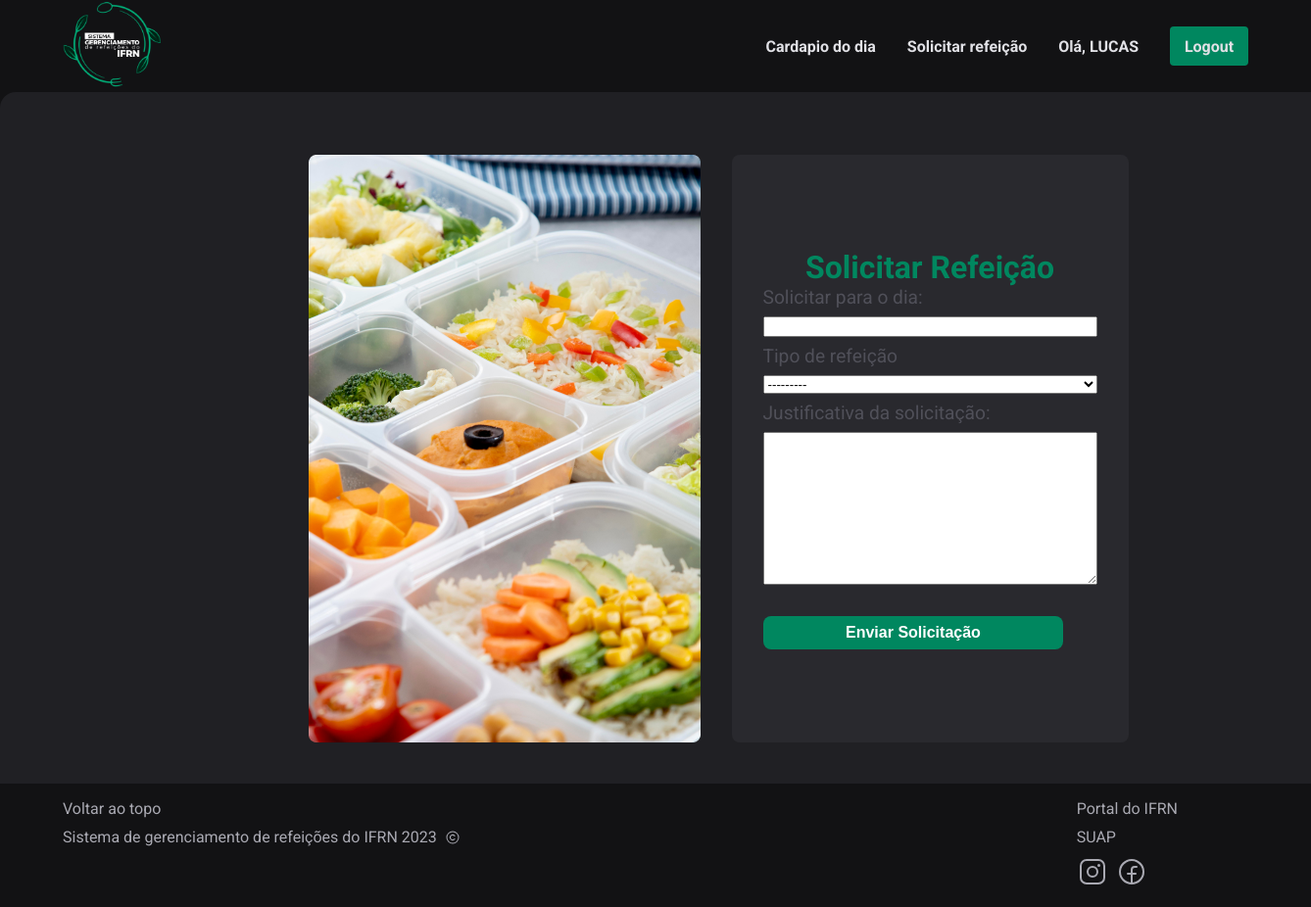
The page /meal/request-snack (signed in) on the database as committed earlier.
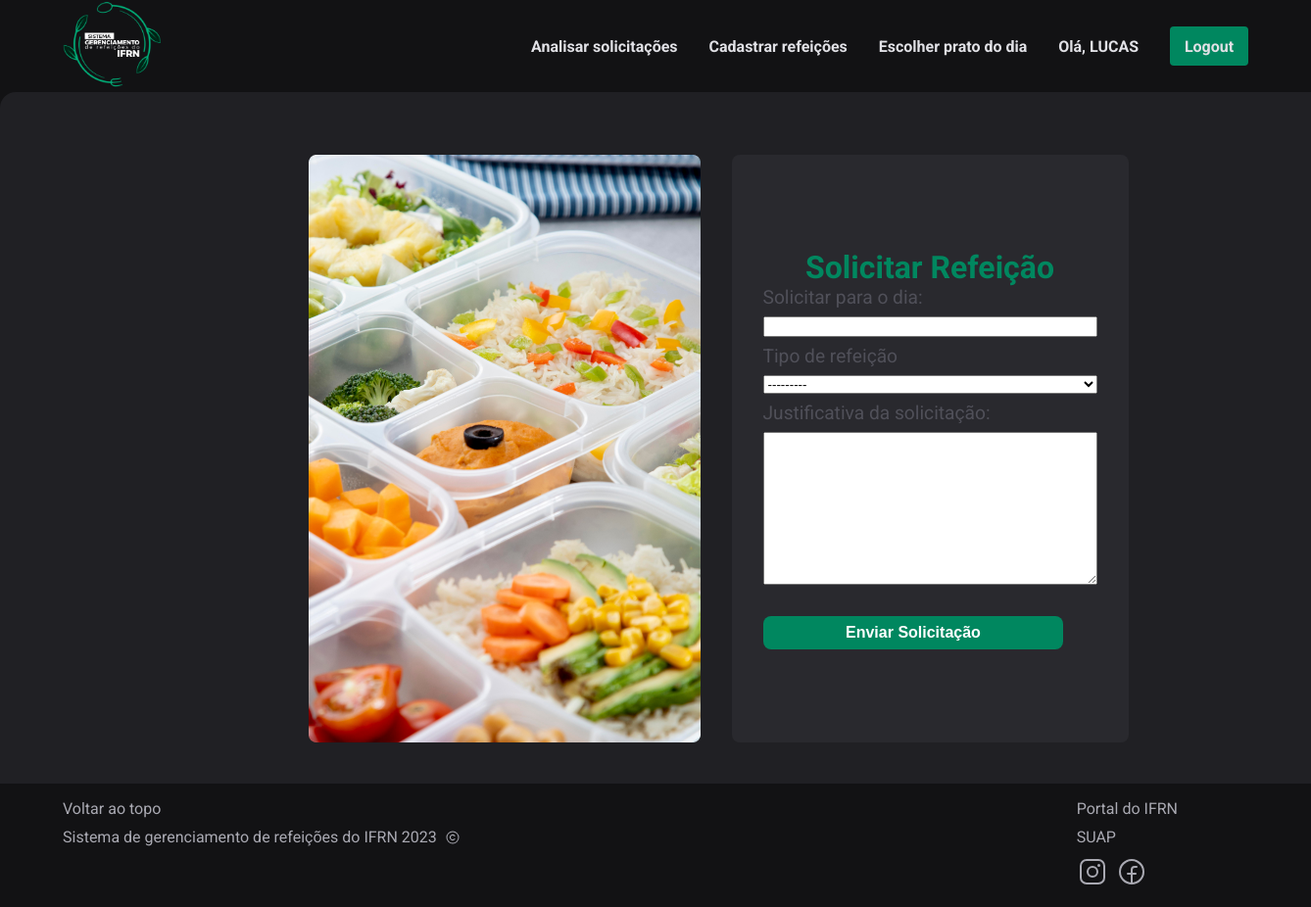
The same page on the database as committed later.
### apps/core/views.py (the view)
# urls.py: path("meal/request-snack", request_snack_view, name="request-snack"),
def request_snack_view(request):
    if request.method == 'POST':
        form = RequestSnackForm(request.POST)
        form.instance.created_by = request.user
        form.instance.status = "pendente"
        try:
            form.instance.data = datetime.strptime(form.data['data'], '%d/%m/%Y').strftime('%Y-%m-%d')
        except ValueError:
            messages.error(request, 'Formato de data inválido. Use o formato DD/MM/AAAA.')
            return render(request, 'request-snack.html', {'form': form})
        existing_request = RequestSnack.objects.filter(
            student_registration=request.user.username,
            data=form.instance.data,
            type=form.data['type']
        )
        if existing_request.exists():
            messages.error(request, 'Você já fez uma solicitação para esta data, por favor escolha outra data.')
        elif form.is_valid():
            form.instance.student_name = request.user.first_name + " " + request.user.last_name
            form.instance.student_registration = request.user.username
            form.instance.student_email = request.user.email
            form.save()
            return redirect('index')
        else:
            messages.error(request, 'Formulário inválido. Corrija os erros abaixo.')
            print(form.errors)
    else:
        form = RequestSnackForm()
    return render(request, 'request-snack.html', {'form': form})

### apps/core/forms.py
class RequestSnackForm(forms.ModelForm):
    class Meta:
        model = RequestSnack
        fields = '__all__'
    def __init__(self, *args, **kwargs):
        super(RequestSnackForm, self).__init__(*args, **kwargs)
        self.fields['student_name'].required = False
        self.fields['student_registration'].required = False
        self.fields['student_email'].required = False

### apps/core/templates/request-snack.html (shortened to what this page needs)
{% extends "base.html" %} {% load static %} {% block content %}
<div class="ContainerRequest">
  <div class="ContainerContent">
    <div class="ContainerAlign">
      <img src="{% static 'img/imgLunch.png' %}" alt="" />
      <div class="ContainerTxtRequest">
        <h1>Solicitar Refeição</h1>
        <form method="post" class="formulario">
          <label for="data" name="data">Solicitar para o dia:</label>
          {{ form.data }}
          <label for="type" name="type">Tipo de refeição</label>
          {{form.type}}
          <label for="justification" name="justification"
            >Justificativa da solicitação:</label
          >
          {{ form.justification }}
          {% if not user.is_anonymous %}
          <input type="submit" value="Enviar Solicitação" id="request-button" />
          {% endif %}
        </form>
      </div>
    </div>
  </div>
</div>
{% endblock %}

### apps/core/templates/base.html (shortened to what this page needs)
{% load static %}
<!DOCTYPE html>
<html lang="pt-br">
  <head>
    <link rel="stylesheet" href="{% static 'css/base.css' %}" />
    <link rel="stylesheet" href="{% static 'css/home.css' %}" />
    <link rel="stylesheet" href="{% static 'css/todayMenu.css' %}" />
    <link rel="stylesheet" href="{% static 'css/request.css' %}" />
    <link rel="stylesheet" href="{% static 'css/allRequest.css' %}" />
    <link rel="stylesheet" href="{% static 'css/formToCreateMeal.css' %}" />
    <link rel="stylesheet" href="{% static 'css/select-dish.css' %}" />
  </head>
  <body class="body">
    <header class="header" id="header">
      <a href="/">
        <img
          src="{% static 'img/logo.png' %}"
          alt="logo do gerenciamneto de refeição"
        />
      </a>
      <nav class="navBar">
        {% if not user.coordenator and not user.chef %}
          <a href="{% url 'todayMenu' %}">Cardapio do dia</a>
          <a href="{% url 'request-snack' %}">Solicitar refeição</a>
        {% endif %}
        {% if user.coordenator %}
          <a href="{% url 'all-request-meal' %}">Analisar solicitações</a>
        {% endif %}
        {% if user.chef %}
          <a href="{% url 'create-meal' %}">Cadastrar refeições</a>
          <a href="{% url 'select-dish' %}">Escolher prato do dia</a>
        {% endif %}
        {% if not user.is_anonymous %}
          <a href="#">Olá, {{user.first_name}}</a>
          <a class="btnLogin" href="{% url 'logout' %}">Logout</a>
        {% endif %}
      </nav>
    </header>
    {% block content %} {% endblock %}
    <footer class="footer">
      <div class="OptionsFooter">
        <a href="#header">Voltar ao topo</a>
        <div class="ContentImg">
          <p>Sistema de gerenciamento de refeições do IFRN 2023</p>
          <img src="{% static 'img/copyright.svg'%}" />
        </div>
      </div>
      <div class="OptionsFooter">
        <a href="https://portal.ifrn.edu.br/">Portal do IFRN</a>
        <a href="https://suap.ifrn.edu.br/">SUAP</a>
        <div class="ContentImg">
          <a href="https://www.instagram.com/ifrnpaudosferros/"
            ><img src="{% static 'img/instagram-logo.svg'%}"
          /></a>
          <a href="https://www.facebook.com/ifrnpaudosferros"
            ><img src="{% static 'img/facebook-logo.svg'%}"
          /></a>
        </div>
      </div>
    </footer>
  </body>
</html>

Rows that differ between the two databases and show on the page:
changed User "LUCAS": coordenator False → True (drawn); chef False → True (drawn)
Other text that changed with them:
text no longer shown: "Cardapio do dia Solicitar refeição"
text now shown: "Analisar solicitações Cadastrar refeições Escolher prato do dia"
